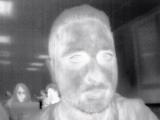
#> input picture Dataset/Train/Alessandro (8).jpeg, 160 x 120 px, found by its file name
$ python FaceDetection.py
#> lines starting #> are read from the running program, lines starting #| are printed output that depends on the picture; after the words box and inside, x2 and y2 are one past the last pixel; in counts of white or black regions, pixels touching at a corner belong together
import cv2

# Get user supplied values
image_path = "./Dataset/Alessandro (8).jpeg"
casc_path = "./haarcascade_frontalface_default.xml"

faceCascade = cv2.CascadeClassifier(casc_path)

# Read the image
image = cv2.imread(image_path)
#> image is the input picture: shape (120, 160, 3); mean B, G, R 132, 130, 130
gray = cv2.cvtColor(image, cv2.COLOR_BGR2GRAY)

# Detect faces in the image
faces = faceCascade.detectMultiScale(
    gray,
    scaleFactor=1.1,
    minNeighbors=5,
    minSize=(30, 30)
)
#> faces = [[74, 71, 44, 44]]

print("Found {0} faces!".format(len(faces)))
#| Found 1 faces!

# Draw a rectangle around the faces
for (x, y, w, h) in faces:
    cv2.rectangle(image, (x, y), (x+w, y+h), (0, 255, 0), 2)
#> this loop made 1 pass
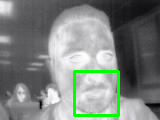
#> image: shape (120, 160, 3); 2.73% of pixels changed, all inside (x1, y1, x2, y2) = (73, 70, 120, 117)


cv2.imshow("Faces found", image)
cv2.waitKey(0)

$ run again, with Dataset/Train/Alessandro (1).jpeg copied over Dataset/Train/Alessandro (8).jpeg
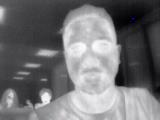
#> input picture Dataset/Train/Alessandro (1).jpeg, 160 x 120 px, found by its file name
#> image is the input picture: shape (120, 160, 3); mean B, G, R 116.4, 114.3, 114.3
#> faces = [[53, 8, 73, 73]]
#| Found 1 faces!
#> the loop `for (x, y, w, h) in faces:` made 1 pass
#> after the loop `for (x, y, w, h) in faces:`:
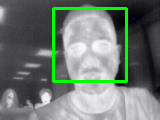
#> image: shape (120, 160, 3); 4.54% of pixels changed, all inside (x1, y1, x2, y2) = (52, 7, 128, 83)
